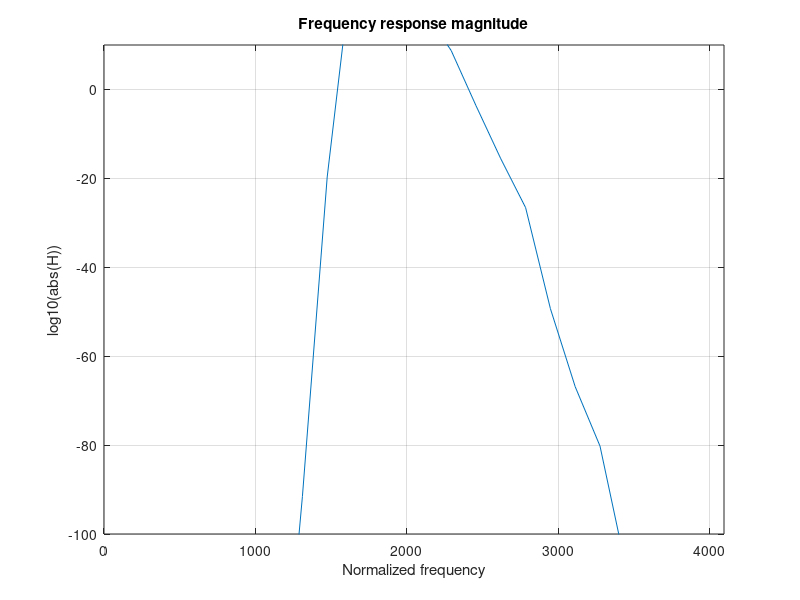

Here is the MATLAB script that generated this plot:
% Butterworth lowpass IIR filter
fs = 8192;
%Wn=2*2000/fs;
Wn=2*[2000 3000]/fs;
N=50;
[B,A]=ellip(N,3,70,Wn);
%[B,A]=butter(N,Wn);
f=(0:1/N:1/2)*fs;
H=freqz(B,A,2*pi*f/fs);
figure(5),clf
plot(f,20*log10(abs(H)))
grid on
axis([0 fs/2 -100 10])
xlabel('Normalized frequency')
ylabel('log10(abs(H))')
title('Frequency response magnitude')
